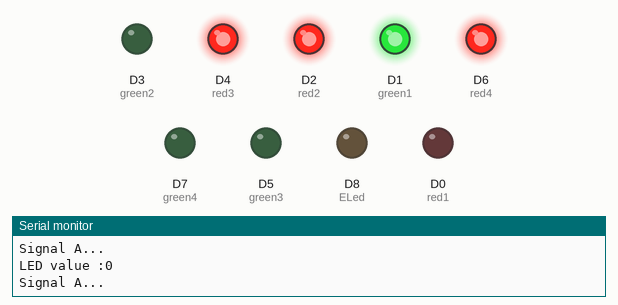
Recording of a sketch running on a simulated ESP8266 (NodeMCU). Shown: output pins drawn as LEDs (lit = HIGH), the last lines printed to the serial monitor. WiFi joins after 1.5 s; servers stay silent unless stated; the Firebase database answers and starts empty.

Above: at 7.7 s.
At 14.13 s:
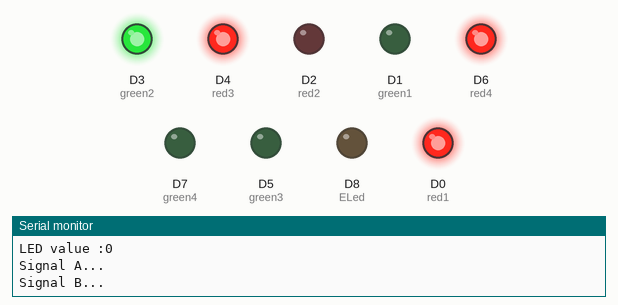
At 26.63 s:
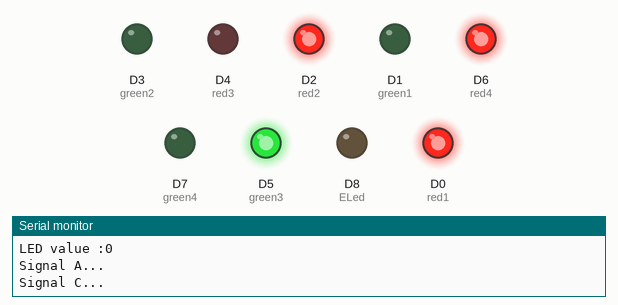
At 39.13 s:
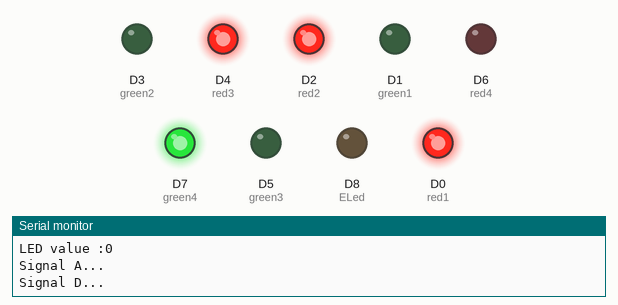
Timing chart, 0 to 59.0 s (numbered marks = the images above):
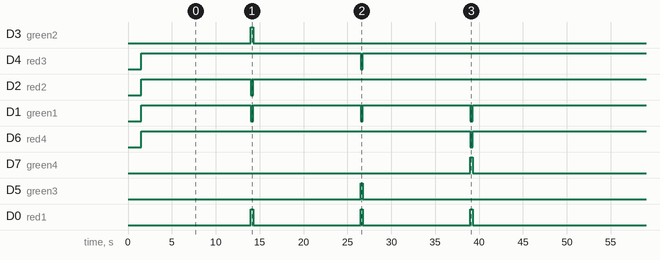

Measured:
- by itself, D3 (green2), D7 (green4), D5 (green3): alternates HIGH for 0.25 s and LOW for 49.8 s
- by itself, D4 (red3), D2 (red2): repeats every 50.0 s: LOW 0.25 s, HIGH 49.8 s
- by itself, D1 (green1): repeats every 50.0 s: 2 × (LOW 0.25 s, HIGH 12.3 s), LOW 0.25 s, HIGH 24.8 s
- by itself, D6 (red4): goes HIGH 37.5 s, LOW 0.25 s, HIGH 49.8 s, LOW 0.25 s, then HIGH
- by itself, D0 (red1): repeats every 50.0 s: 2 × (LOW 12.3 s, HIGH 0.25 s), LOW 24.8 s, HIGH 0.25 s

The sketch:

door.ino
```cpp
#include <ESP8266WiFi.h>
#include <FirebaseArduino.h>

#define red1 D0
#define green1 D1
#define red2 D2
#define green2 D3
#define red3 D4
#define green3 D5
#define red4 D6
#define green4 D7
#define ELed D8

#define FIREBASE_HOST "FIREBASE HOST "
#define FIREBASE_AUTH "SECRET KEY FROM FIREBASE"
#define WIFI_SSID "NAME OF WIFI NETWORK"
#define WIFI_PASSWORD "PASSWORD OF WIFE NETWORK"

char l[5];


void setup() {
  // put your setup code here, to run once:
pinMode(D0,OUTPUT);
pinMode(D1,OUTPUT);
pinMode(D2,OUTPUT);
pinMode(D5,OUTPUT);
pinMode(D6,OUTPUT);
pinMode(D4,OUTPUT);
pinMode(D3,OUTPUT);
pinMode(D7,OUTPUT);
pinMode(D8,OUTPUT);

Serial.begin(115200);
    Serial.print("connecting");
  WiFi.begin(WIFI_SSID, WIFI_PASSWORD);
  Serial.print("connecting");
  while (WiFi.status() != WL_CONNECTED)
    {
    Serial.print(".");
    delay(500);
    }
  Serial.println();
  Serial.print("connected: ");
  Serial.println(WiFi.localIP());

  Firebase.begin(FIREBASE_HOST, FIREBASE_AUTH);

}

void firebasereconnect(){
  Serial.println("Trying to reconnect");
    Firebase.begin(FIREBASE_HOST, FIREBASE_AUTH);

  }

void SignalA()
{
  Serial.println("Signal A...");
    digitalWrite(green1,HIGH);
    digitalWrite(red2,HIGH);
    digitalWrite(red3,HIGH);
    digitalWrite(red4,HIGH);
}
void SignalB()
{
  Serial.println("Signal B...");
    digitalWrite(green2,HIGH);
    digitalWrite(red1,HIGH);
    digitalWrite(red3,HIGH);
    digitalWrite(red4,HIGH);
}

void SignalC()
{
  Serial.println("Signal C...");
    digitalWrite(green3,HIGH);
    digitalWrite(red2,HIGH);
    digitalWrite(red1,HIGH);
    digitalWrite(red4,HIGH);
}

void SignalD()
{
  Serial.println("Signal D...");
    digitalWrite(green4,HIGH);
    digitalWrite(red2,HIGH);
    digitalWrite(red3,HIGH);
    digitalWrite(red1,HIGH);
}


void Off()
{
    digitalWrite(red1,LOW);
    digitalWrite(red2,LOW);
    digitalWrite(red3,LOW);
    digitalWrite(red4,LOW);
    digitalWrite(green1,LOW);
    digitalWrite(green2,LOW);
    digitalWrite(green3,LOW);
    digitalWrite(green4,LOW);
}

void high()
{
   digitalWrite(D0,HIGH);
   digitalWrite(D1,HIGH);
   digitalWrite(D2,HIGH);
   digitalWrite(D5,HIGH);
   digitalWrite(D6,HIGH);
   digitalWrite(D3,HIGH);
   digitalWrite(D4,HIGH);
   digitalWrite(D7,HIGH);
}

void Check()
{
  for (int i =0 ;i<10 ; i++)
  {
    Firebase.getString("locate/Distance_GCEK").toCharArray(l,sizeof(l));
    delay(100);
    int led = atoi(l);

    Serial.print("LED value :");
    Serial.println(led);

    if (led < 400 && led >10)
    { Serial.print("LED OONNNN......:");
         digitalWrite(ELed,HIGH);    }
     if (led < 10)
    {     Off(); digitalWrite(ELed,LOW);SignalA(); delay(1000);   }
  }
}

void loop() {
  SignalA();
    Check();
    Off();

    SignalB();
    Check();
    Off();


    SignalC();
    Check();
    Off();

    SignalD();
    Check();
    Off();

  }
```
